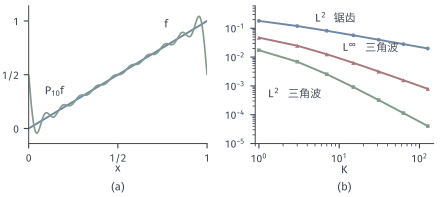

Source code (Python):
from pathlib import Path
import sys
ROOT = next(p for p in Path(__file__).resolve().parents if (p/"build.sh").is_file() and (p/"tex/book.tex").is_file())
sys.path.insert(0, str(ROOT/"figures/00-shared/mathematical-preliminaries-upper/00-shared/comprehension-figures"))
from support import figure, save, BLUE, GREEN, YELLOW, RED, PURPLE, INK, MUTED, GRID, BLUE_FILL, GREEN_FILL, YELLOW_FILL, RED_FILL, PURPLE_FILL
import numpy as np

def panel_labels(fig, axes, y=.02):
    for ax, s in zip(axes, "(a) (b) (c)".split()):
        q = ax.get_position(); fig.text((q.x0+q.x1)/2, y, s, ha="center", va="bottom")

# Period-1 Fourier truncation. Sawtooth f(x)=x: hat f(0)=1/2, hat f(k)=i/(2 pi k). Triangle |x-1/2|: hat f(k)=1/(pi^2 k^2) for odd k.
# Squared L2 error = tail of |hat f|^2 ; triangle uniform error = tail of |hat f| (attained at x=1/2).
K_MAX = 4000000
k = np.arange(1, K_MAX+1, dtype=float); sq = 1/k**2
odd = k[0::2]
tailsaw = np.cumsum(sq[::-1])[::-1]
def saw_l2(K): return np.sqrt(tailsaw[K]/(2*np.pi**2))
t4 = np.cumsum(odd[::-1]**-4.)[::-1]; t2 = np.cumsum(odd[::-1]**-2.)[::-1]
def tri_l2(K): return np.sqrt(2/np.pi**4*t4[(K+1)//2])
def tri_sup(K): return 2/np.pi**2*t2[(K+1)//2]
Ks = np.array([1, 3, 7, 15, 31, 63, 127])
for K in (10, 40): print('saw', K, saw_l2(K), 'tri', tri_l2(K), tri_sup(K))
fig, axes = figure(width_mm=112, height_mm=50, ncols=2)
fig.set_layout_engine(None)
fig.subplots_adjust(left=.065, right=.985, top=.97, bottom=.27, wspace=.27)
ax = axes[0]
x = np.linspace(0, 1, 6001)[1:-1]
K = 10
s = .5 - sum(np.sin(2*np.pi*j*x)/(np.pi*j) for j in range(1, K+1))
ax.plot([0, 1], [0, 1], color=BLUE, lw=1.4); ax.plot(x, s, color=GREEN, lw=1.2)
ax.text(.76, .94, '$f$', ha='left'); ax.text(.09, .32, r'$P_{10}f$', ha='left')
ax.set_xlim(0, 1); ax.set_ylim(-.14, 1.14); ax.set_xticks([0, .5, 1]); ax.set_xticklabels(['0', '1/2', '1']); ax.set_yticks([0, .5, 1]); ax.set_yticklabels(['0', '1/2', '1']); ax.set_xlabel('$x$', labelpad=0)
ax = axes[1]
ax.loglog(Ks, [saw_l2(K) for K in Ks], color=BLUE, lw=1.4, marker='o', ms=2.8, mew=0)
ax.loglog(Ks, [tri_sup(K) for K in Ks], color=RED, lw=1.4, marker='^', ms=3, mew=0)
ax.loglog(Ks, [tri_l2(K) for K in Ks], color=GREEN, lw=1.4, marker='s', ms=2.6, mew=0)
ax.text(5, .17, r'$L^2$', color=INK); ax.text(8.5, .17, '锯齿', color=INK); ax.text(11, .016, r'$L^\infty$', color=INK); ax.text(21, .016, '三角波', color=INK); ax.text(1.3, 4e-4, r'$L^2$', color=INK); ax.text(2.3, 4e-4, '三角波', color=INK)
ax.set_xlim(.9, 150); ax.set_ylim(1e-5, .6); ax.set_xlabel('$K$', labelpad=0)
panel_labels(fig, axes)
save(fig, Path(__file__).resolve().parent, 'figure', {'formula': 'L2 error^2 = sum_{|k|>K}|hat f(k)|^2; triangle sup error = sum_{|k|>K}|hat f(k)|'})
